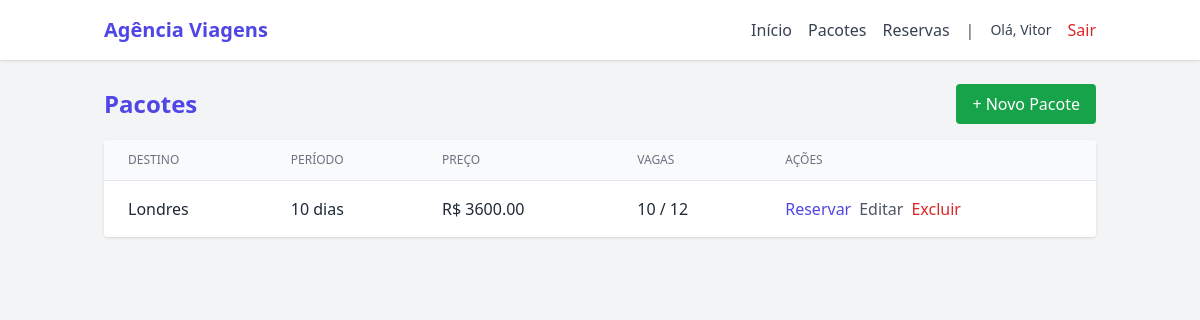
The app's page /pacotes (signed in) with its own data.
### app/models.py (models this page shows)
class User(db.Model, UserMixin):
    id = db.Column(db.Integer, primary_key=True)
    nome = db.Column(db.String(150), nullable=False)
    email = db.Column(db.String(150), unique=True, nullable=False)
    senha = db.Column(db.String(200), nullable=False)
    perfil = db.Column(db.String(20), default="atendente")
    criado_em = db.Column(db.DateTime, default=datetime.utcnow)

class Pacote(db.Model):
    id = db.Column(db.Integer, primary_key=True)
    destino = db.Column(db.String(150), nullable=False)
    periodo = db.Column(db.String(100), nullable=False)
    preco = db.Column(db.Float, nullable=False)
    vagas_min = db.Column(db.Integer, nullable=False)
    vagas_max = db.Column(db.Integer, nullable=False)
    vagas_disponiveis = db.Column(db.Integer, nullable=False)
    categoria = db.Column(db.String(100))
    criado_em = db.Column(db.DateTime, default=datetime.utcnow)

### app/views.py (the view)
@app.route("/pacotes")
@login_required
def listar_pacotes():
    pacotes = Pacote.query.order_by(Pacote.criado_em.desc()).all()
    return render_template("listar_pacotes.html", pacotes=pacotes)

### app/views.py (called while the page is built)
@login_manager.user_loader
def load_user(user_id):
    return User.query.get(int(user_id))

### app/templates/listar_pacotes.html (shortened to what this page needs)
{% extends "base.html" %}
{% block content %}
<div class="flex justify-between items-center mb-4">
  <h2 class="text-2xl font-bold text-indigo-600">Pacotes</h2>
  {% if current_user.is_authenticated and current_user.perfil == 'administrador' %}
  <a href="{{ url_for('cadastrar_pacote') }}" class="px-4 py-2 bg-green-600 text-white rounded">+ Novo Pacote</a>
  {% endif %}
</div>
<div class="bg-white rounded shadow overflow-hidden">
<table class="min-w-full divide-y divide-gray-200">
  <thead class="bg-gray-50">
    <tr>
      <th class="px-6 py-3 text-left text-xs font-medium text-gray-500 uppercase">Destino</th>
      <th class="px-6 py-3 text-left text-xs font-medium text-gray-500 uppercase">Período</th>
      <th class="px-6 py-3 text-left text-xs font-medium text-gray-500 uppercase">Preço</th>
      <th class="px-6 py-3 text-left text-xs font-medium text-gray-500 uppercase">Vagas</th>
      <th class="px-6 py-3 text-left text-xs font-medium text-gray-500 uppercase">Ações</th>
    </tr>
  </thead>
  <tbody class="bg-white divide-y divide-gray-200">
    {% for p in pacotes %}
    <tr>
      <td class="px-6 py-4 whitespace-nowrap">{{ p.destino }}</td>
      <td class="px-6 py-4 whitespace-nowrap">{{ p.periodo }}</td>
      <td class="px-6 py-4 whitespace-nowrap">R$ {{ '%.2f'|format(p.preco) }}</td>
      <td class="px-6 py-4 whitespace-nowrap">{{ p.vagas_disponiveis }} / {{ p.vagas_max }}</td>
      <td class="px-6 py-4 whitespace-nowrap">
        <div class="flex space-x-2">
          <a href="{{ url_for('nova_reserva', pacote_id=p.id) }}" class="text-indigo-600">Reservar</a>
          {% if current_user.perfil == 'administrador' %}
          <a href="{{ url_for('editar_pacote', id=p.id) }}" class="text-gray-600">Editar</a>
          <form method="POST" action="{{ url_for('excluir_pacote', id=p.id) }}" onsubmit="return confirm('Excluir pacote?');">
            <button type="submit" class="text-red-600">Excluir</button>
          </form>
          {% endif %}
        </div>
      </td>
    </tr>
    {% endfor %}
  </tbody>
</table>
</div>
{% endblock %}

### app/templates/nav.html
<nav class="bg-white shadow">
  <div class="container mx-auto px-4 py-4 flex justify-between items-center">
    <a href="{{ url_for('index') }}" class="text-xl font-bold text-indigo-600">Agência Viagens</a>
    <div class="space-x-4 flex items-center">
      <a href="{{ url_for('index') }}" class="text-gray-700 hover:text-indigo-600">Início</a>
      <a href="{{ url_for('listar_pacotes') }}" class="text-gray-700 hover:text-indigo-600">Pacotes</a>
      <a href="{{ url_for('gestao_reservas') }}" class="text-gray-700 hover:text-indigo-600">Reservas</a>
      {% if current_user.is_authenticated %}
        <span class="text-gray-600">|</span>
        <span class="text-sm text-gray-700 mr-2">Olá, {{ current_user.nome }}</span>
        <a href="{{ url_for('logout') }}" class="text-red-600 hover:underline">Sair</a>
      {% else %}
        <a href="{{ url_for('login') }}" class="text-gray-700 hover:text-indigo-600">Login</a>
        <a href="{{ url_for('register') }}" class="text-gray-700 hover:text-indigo-600">Registrar</a>
      {% endif %}
    </div>
  </div>
</nav>

### records on screen
User: nome "Vitor"
Pacote: destino "Londres", periodo "10 dias", preco "3600.00", vagas_disponiveis "10", vagas_max "12"
